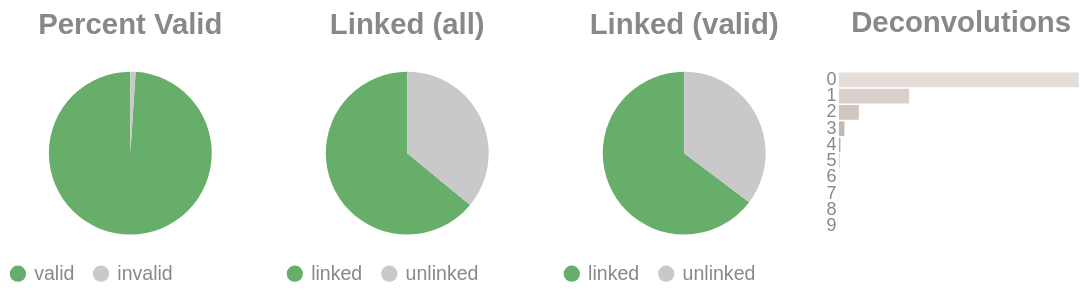

The code cell stored with this chart in its notebook:
### Code cell
if SKIPLR:
    pass
else:
    clash = Counter()
    for i in valids['molecule'].to_list():
        _mol = i.split("-")
        if len(_mol) == 1:
            clash.update('0')
        else:
            clash.update(_mol[-1])

    _d = {"deconvolutions": [], 'count': []}
    for k,v in clash.items():
        _d['deconvolutions'].append(k)
        _d['count'].append(v)

    tot_valid = valids['reads'].sum()
    mask = valids['reads'] >= 2
    n_linked_reads = valids.filter(mask)['reads'].sum()
    if n_linked_reads == 0:
        print_html("No linked molecules (>=2 reads) were detected; skipping linked-only distributions.")
        SKIPLR = True
    else:
        perc_valid = round(tot_valid / n_reads, 4)
        linked_perc_abs = round(n_linked_reads / n_reads, 4)
        linked_perc = round(n_linked_reads / tot_valid, 4)

    _valid = pl.DataFrame({"valids": ['valid', 'invalid'], "count": [tot_valid, n_reads - tot_valid]})
    _linked_abs = pl.DataFrame({"linked (absolute)": ['linked', 'unlinked'], "count": [n_linked_reads, n_reads - n_linked_reads]})
    _linked_rel = pl.DataFrame({"linked (valids)": ['linked', 'unlinked'], "count": [n_linked_reads, tot_valid - n_linked_reads]})

    (
        alt.hconcat(
            piechart(_valid, goodval = 'valid', title = "Percent Valid"),
            piechart(_linked_abs, goodval = "linked", title =  "Linked (all)"),
            piechart(_linked_rel, goodval = "linked", title =  "Linked (valid)"),
            convolutionbar(pl.DataFrame(_d), title = "Deconvolutions"),
            center = True,
            bounds = 'flush'
        )
        .resolve_scale(color='independent')
        .resolve_legend('independent')
        .properties(usermeta={'embedOptions': {"actions": False}})
    ).display()

### Figure 1 — Vega-Lite specification as saved in the notebook (floating-point values rounded to 4 significant figures)
{"width": "container", "height": 400, "config": {"title": {"anchor": "start", "dy": -15, "fontSize": 18, "color": "#888888", "subtitleColor": "#888888", "subtitleFontSize": 14}, "arc": {"fill": "#0072B2"}, "axis": {"domainColor": "#888888", "domainWidth": 0.5, "gridWidth": 0.2, "grid": false, "titleFontWeight": 400, "titleFontSize": 15, "labelFontSize": 11, "labelColor": "#888888", "tickColor": "#888888", "tickWidth": 0.2, "titleColor": "#888888"}, "axisBand": {"grid": false}, "axisX": {"grid": true, "tickSize": 10, "domainCap": "round"}, "axisY": {"domain": false, "grid": true, "tickSize": 0, "domainCap": "round"}, "background": "transparent", "header": {"labelFontSize": 15, "labelColor": "#888888", "titleFontSize": 15, "titleFontWeight": 600, "titleColor": "#888888"}, "legend": {"labelFont": "sans-serif", "labelFontSize": 12, "labelColor": "#888888", "symbolSize": 100, "symbolType": "circle", "titleFontSize": 12, "titlePadding": 10, "titleColor": "#888888", "title": null}, "range": {"category": ["#E69F00", "#56B4E9", "#009E73", "#F0E442", "#0072B2", "#D55E00", "#CC79A7", "#000000"], "diverging": ["#cfe8f3", "#a2d4ec", "#73bfe2", "#46abdb", "#1696d2", "#12719e"]}, "area": {"fill": "#0072B2", "fillOpacity": 0.7, "line": true, "strokeOpacity": 0.7}, "line": {"color": "#0072B2", "stroke": "#0072B2", "strokeWidth": 2}, "trail": {"color": "#0072B2", "stroke": "#0072B2", "strokeWidth": 0, "size": 1}, "point": {"filled": true, "fillOpacity": 1.0, "size": 95}, "text": {"color": "#888888", "fontSize": 11, "align": "right", "fontWeight": 400, "size": 11}, "bar": {"fill": "#0072B2", "stroke": null}, "view": {"stroke": null, "continuousWidth": 660, "continuousHeight": 400}}, "hconcat": [{"data": {"name": "data-1eb4d98f7bdd34fe54b7e90cd6fdbe51"}, "mark": {"type": "arc"}, "encoding": {"color": {"field": "valids", "legend": {"orient": "bottom", "title": null}, "scale": {"domain": ["valid", "invalid"], "range": ["#68ae6b", "#C9C9C9"]}, "title": "Valids", "type": "nominal"}, "theta": {"field": "count", "type": "quantitative"}, "tooltip": [{"field": "valids", "title": "Valids", "type": "ordinal"}, {"field": "percent", "format": ".2%", "title": "Percent", "type": "quantitative"}, {"field": "count", "title": "Count", "type": "quantitative"}]}, "height": 100, "title": {"text": "Percent Valid", "align": "center", "anchor": "middle"}, "transform": [{"calculate": "datum.count / 3072139", "as": "percent"}], "width": 150}, {"data": {"name": "data-b2fc76e9bb9c4c5f590ecb92ad88b145"}, "mark": {"type": "arc"}, "encoding": {"color": {"field": "linked (absolute)", "legend": {"orient": "bottom", "title": null}, "scale": {"domain": ["linked", "unlinked"], "range": ["#68ae6b", "#C9C9C9"]}, "title": "Linked (Absolute)", "type": "nominal"}, "theta": {"field": "count", "type": "quantitative"}, "tooltip": [{"field": "linked (absolute)", "title": "Linked (Absolute)", "type": "ordinal"}, {"field": "percent", "format": ".2%", "title": "Percent", "type": "quantitative"}, {"field": "count", "title": "Count", "type": "quantitative"}]}, "height": 100, "title": {"text": "Linked (all)", "align": "center", "anchor": "middle"}, "transform": [{"calculate": "datum.count / 3072139", "as": "percent"}], "width": 150}, {"data": {"name": "data-7fff340437a5bef41569e4f05aa0d94e"}, "mark": {"type": "arc"}, "encoding": {"color": {"field": "linked (valids)", "legend": {"orient": "bottom", "title": null}, "scale": {"domain": ["linked", "unlinked"], "range": ["#68ae6b", "#C9C9C9"]}, "title": "Linked (Valids)", "type": "nominal"}, "theta": {"field": "count", "type": "quantitative"}, "tooltip": [{"field": "linked (valids)", "title": "Linked (Valids)", "type": "ordinal"}, {"field": "percent", "format": ".2%", "title": "Percent", "type": "quantitative"}, {"field": "count", "title": "Count", "type": "quantitative"}]}, "height": 100, "title": {"text": "Linked (valid)", "align": "center", "anchor": "middle"}, "transform": [{"calculate": "datum.count / 3040166", "as": "percent"}], "width": 150}, {"data": {"name": "data-b367a48f4bc9358696e691425115e8ed"}, "mark": {"type": "bar"}, "encoding": {"color": {"field": "deconvolutions", "legend": null, "scale": {"scheme": "lightgreyred"}, "type": "nominal"}, "tooltip": [{"field": "deconvolutions", "title": "Deconvolutions", "type": "ordinal"}, {"field": "percent", "format": ".2%", "title": "Percent", "type": "quantitative"}, {"field": "count", "title": "Count", "type": "quantitative"}], "x": {"axis": null, "field": "count", "type": "quantitative"}, "y": {"field": "deconvolutions", "sort": "ascending", "title": null, "type": "nominal"}}, "height": 100, "title": {"text": "Deconvolutions", "align": "center", "anchor": "middle"}, "transform": [{"calculate": "datum.count / 1657919", "as": "percent"}], "width": 150}], "bounds": "flush", "center": true, "resolve": {"legend": {"angle": "independent"}, "scale": {"color": "independent"}}, "usermeta": {"embedOptions": {"actions": false}}, "$schema": "https://vega.github.io/schema/vega-lite/v6.4.1.json", "datasets": {"data-1eb4d98f7bdd34fe54b7e90cd6fdbe51": [{"valids": "valid", "count": 3040166}, {"valids": "invalid", "count": 31973}], "data-b2fc76e9bb9c4c5f590ecb92ad88b145": [{"linked (absolute)": "linked", "count": 1966693}, {"linked (absolute)": "unlinked", "count": 1105446}], "data-7fff340437a5bef41569e4f05aa0d94e": [{"linked (valids)": "linked", "count": 1966693}, {"linked (valids)": "unlinked", "count": 1073473}], "data-b367a48f4bc9358696e691425115e8ed": [{"deconvolutions": "0", "count": 1177761}, {"deconvolutions": "1", "count": 344834}, {"deconvolutions": "2", "count": 97588}, {"deconvolutions": "3", "count": 26945}, {"deconvolutions": "4", "count": 7481}, {"deconvolutions": "5", "count": 2175}, {"deconvolutions": "6", "count": 712}, {"deconvolutions": "7", "count": 263}, {"deconvolutions": "8", "count": 108}, {"deconvolutions": "9", "count": 52}]}}
